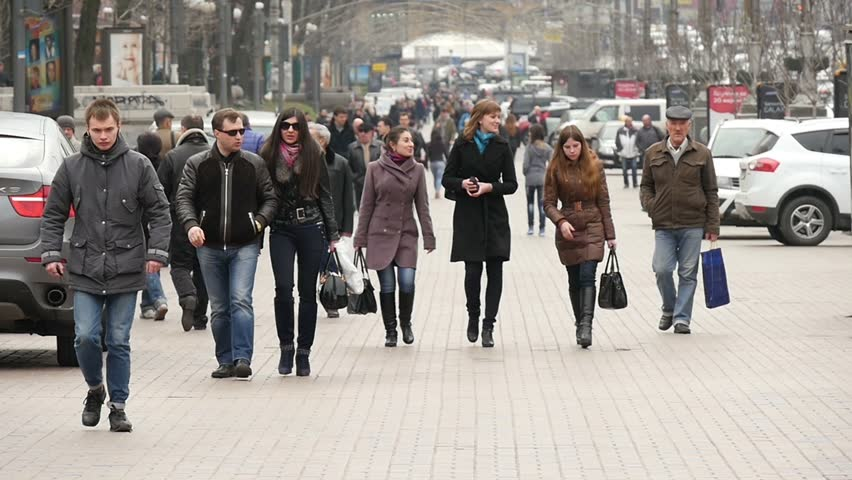
#> input picture Exercises/vscode/W09/data/people01.jpg, 852 x 480 px
$ jupyter execute --allow-errors 03-hog.ipynb
#> lines starting #> are read from the running program, lines starting #| are printed output that depends on the picture
[cell 1]
import requests
from IPython.core.display import HTML

# Gradient image features: Histogram of Oriented Gradients (HoG) introduction
This exercise is about the extraction of gradient features from images. It offers an introduction and application of HoG features on a sample image.
The HOG features will be used in the exercises next week for classification.

<article class="message">
    <div class="message-body">
        <strong>List of individual tasks</strong>
        <ul style="list-style: none;">
            <li>
            <a href="#descriptor">Task 1: Calculate the HOG descriptor</a>
            </li>
            <li>
            <a href="#test">Task 2: Visualizing and understanding the HOG de…</a>
            </li>
            <li>
            <a href="#compare_images">Task 3: Comparing Hog Features</a>
            </li>
            <li>
            <a href="#interpretation">Task 4: Interpretation/ Understanding questions</a>
            </li>
        </ul>
    </div>
</article>

The cell below loads a sample image.

[cell 2]
## load input image
import matplotlib.pyplot as plt
import numpy as np
from skimage.feature import hog
from skimage import data, exposure


fn =  "./data/people01.jpg"
image = plt.imread(fn)
#> image is the input picture: shape (480, 852, 3); mean R, G, B 152.3, 146.7, 141.6
print(image.shape)
#| (480, 852, 3)

#> (the rest of this cell did not finish here and is left out)

In the following section:
- you are introduced to the [HOG descriptor](https://en.wikipedia.org/wiki/Histogram_of_oriented_gradients)

- shown how to calculate a HoG featues for an image including a visualization of the HoG descriptor.

## Overview of Histogram of Oriented Gradients (HOG) Algorithm
The Histogram of Oriented Gradients (HOG) is a feature descriptor used in computer vision to detect objects.
The function [skimage.feature.hog](https://scikit-image.org/docs/stable/api/skimage.feature.html<elem-2>.feature.hog)
 computes
the HOG features. It also returns the feature descriptor vector (`fd`
), in which its
size is equal to the number of: Bins $\times$ Block Columns
$\times$ Block Rows $\times$ Cells in the Block.
The process involves the following stages:
**1. Preprocessing / Smoothing:**

Initially, the image undergoes a global intensity normalization — a procedure that diminishes the effects of lighting. A common technique involves gamma (power-law) compression, which can be achieved by calculating the square root or logarithm of each color channel. This stage helps in reducing the impact of local shadowing and highlights variations since the image texture strength is generally related to the local surface illumination.
**2. Calculation of Image Gradients:**

This stage focuses on computing image gradients. The standard procedure is to either convert the image to grayscale or use the most prominent color channel.
**Info**
This step was implemented by us in the first part of the exercise.


**3. Creation of Cells and Calculation of normalized Histograms:**

The objective here is to create an encoding of local gradients. This involves partitioning the image window into smaller spatial cells. Each cell creates a histogram of image gradient orientations and performs various steps to normalize intensities and histograms.
**4. Compilation of Feature Vector:**

The HOG feature is constructed by concatenating the histograms for each cell into one final HOG feature descriptor (vector).

---
**Task 1 (easy): Calculate the HOG descriptor👩‍💻**
1. Run the cell below to calculate and plot the HOG descriptor.

---

[cell 3]
# load new image
image1 = data.astronaut()[:270,100:320]
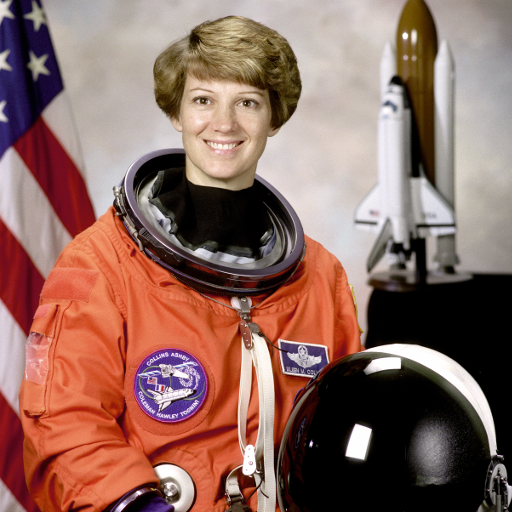
#> input picture skimage.data.astronaut(), 512 x 512 px
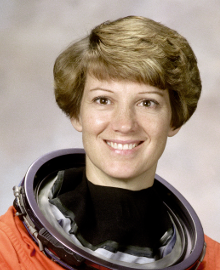
#> image1: shape (270, 220, 3); mean R, G, B 148.5, 130.6, 117.9
print(image1.shape)
#| (270, 220, 3)

feature_vector=True,
bins = 8
pixels_per_cell = 16
cells_per_block = 4

(fd1, hog_feat1) = hog(
    image1,
    orientations=bins,
    pixels_per_cell=(pixels_per_cell, pixels_per_cell),
    cells_per_block=(cells_per_block, cells_per_block),
    block_norm="L2",
    visualize=True,
    feature_vector=True,
    channel_axis=-1
)
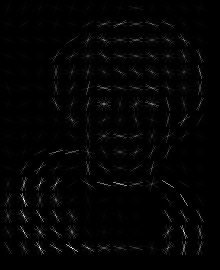
#> hog_feat1: shape (270, 220) float64; min 0, max 68.85, mean 1.1; drawn with min black and max white
#> fd1 = 16640 values, max 0.717 at index 14860, min 0 at index 12411, mean 0.0553
hog_feat1 = hog_feat1.astype("uint8")
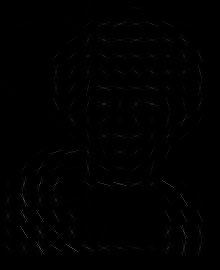
#> hog_feat1: shape (270, 220); min 0, max 68, mean 0.9


# after implementation of the HoG function, run the following plot
#> (the rest of this cell did not finish here and is left out)

---
**Task 2 (easy): Visualizing and understanding the HOG descriptor👩‍💻**
Change the parameters of the HOG descriptor and visualize how the feature descriptor changes.
1. Change the parameters for the HOG descriptor:

- the number of bins (number of directions)
- the number of pixels per cell
- the number of cells per block

and visually observe how the dimensionality and the features change.
2. The following cell loads an image of a cat. Use the HOG descriptor on this image.

---

[cell 4]
from skimage import data, exposure
from skimage.feature import hog
import matplotlib.pyplot as plt

# Load a new image (cat image)
image2 = data.cat()[:270, :440:2]
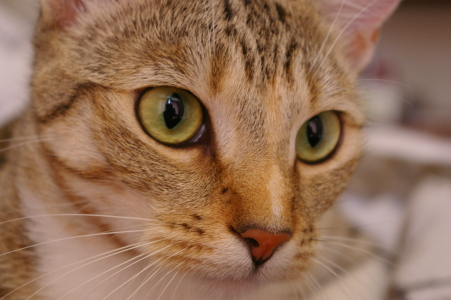
#> input picture skimage.data.cat(), 451 x 300 px
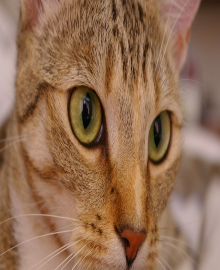
#> image2: shape (270, 220, 3); mean R, G, B 146.3, 109.6, 83.4
print("Image 2 shape:", image2.shape)
#| Image 2 shape: (270, 220, 3)

# Define parameters for the HOG descriptor
# Experiment with these parameters to observe how they affect the HOG output
bins = 9  # Number of bins for orientation histogram
pixels_per_cell = 8  # Size (in pixels) of each cell
cells_per_block = 3  # Number of cells in each block

# Compute the HOG descriptor and the HOG image
(fd2, hog_feat2) = hog(
    image2,
    orientations=bins,
    pixels_per_cell=(pixels_per_cell, pixels_per_cell),
    cells_per_block=(cells_per_block, cells_per_block),
    block_norm="L2",
    visualize=True,
    feature_vector=True,
    channel_axis=-1
)
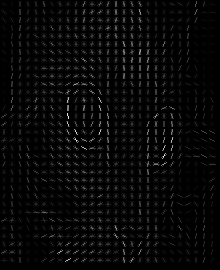
#> hog_feat2: shape (270, 220) float64; min 0, max 62.8, mean 2; drawn with min black and max white
hog_feat2 = hog_feat2.astype("uint8")

# Plotting the original and HOG image
#> (the rest of this cell did not finish here and is left out)

## Task 2 reflection

The effects of the HOG paramters:

* The bins control the number of directions we have in out histogram. Just up or down or north, north east, east etc.

* Pixels per cell control the size of each sub part of the image where we sum up the directions, such as 8x8 or 16x16.
* Cells per block  "Then, groups of adjacent cells are combined into blocks (e.g., 16x16 pixels) to compute a normalized histogram of gradients.
Each block contains multiple cells, and the gradients of these cells are normalized to make the features invariant to changes in lighting and contrast.
"Each pixel in the image contributes to multiple blocks.
The gradients of a particular region are represented multiple times in overlapping blocks."
.doesn't seem to affect the HOG initially. But it it used later for the normalization and object detection. To detect a human of a certain size we might need blocks of similar size.

---
**Task 3 (easy): Comparing Hog Features👩‍💻**
This task will compare two HoG features of different images.
1. For different settings visually compare the hog features
2. Calculate the normalized (use `np.linalg.norm`
 to normalize vectors) scalar product between the two feature vectors `fd1`
 and `fd2`
.     - What is the scalar product between two feature vectors? (compare it to the value of 1 )
    - Repeat the calculation for multiple HoG filter settings, notice a difference?

**Hint**
Set `feature_vector`
=True in `hog`

3. Based on the cosine similarity (normalized inner product), explain how HoG features can be used to classify different images of cat/humans.

---

[cell 5]
# Resize fd2 to match the shape of fd1 or vice versa
min_length = min(len(fd1), len(fd2))
#> min_length = 16640
fd1_resized = fd1[:min_length]
#> fd1_resized has the same summary as fd1
fd2_resized = fd2[:min_length]
#> fd2_resized = 16640 values, max 0.748 at index 3970, min 0 at index 22, mean 0.077

# Normalize the resized feature vectors
fd1_normalized = fd1_resized / np.linalg.norm(fd1_resized)
#> fd1_normalized = 16640 values, max 0.0629 at index 14860, min 0 at index 12411, mean 0.00485
fd2_normalized = fd2_resized / np.linalg.norm(fd2_resized)
#> fd2_normalized = 16640 values, max 0.0522 at index 3970, min 0 at index 22, mean 0.00537

# Calculate cosine similarity (scalar product) between the two normalized feature vectors
similarity = np.dot(fd1_normalized, fd2_normalized)
#> similarity = 0.435
print(f'Cosine similarity between resized fd1 and fd2: {similarity:.3f}')
#| Cosine similarity between resized fd1 and fd2: 0.435
#| Image shape for ./data/people01.jpg: (480, 852, 3)
#> `fd, hog_image = hog( image, orientations=bins, pixels_per_cell=(pixels..`:
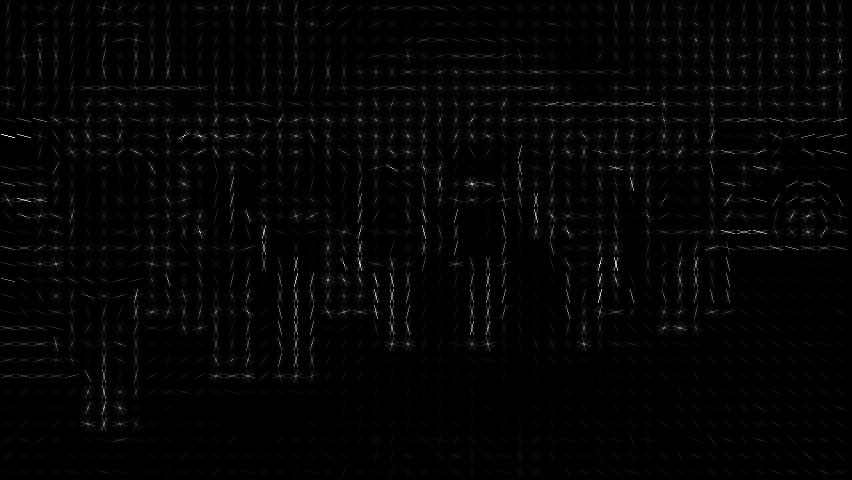
#> hog_image: shape (480, 852) float64; min 0, max 62.49, mean 1.1; drawn with min black and max white

## Answer task 3

The closer to one the inner product between fd1 and fd2 is, the more similar the two images are in terms of shapes created by color changes.
If they are very close to one we might have two images displaying similar shapes or objects.

---
**Task 4 (medium): Interpretation/ Understanding questions💡**
Select several images from the dataset (`peopleXY.jpg`
) and visually compare the HOG features of people and non-people images.
1. How could HoG features be used to classify different objects in a larger image with multiple people?

2. Explain how the HOG features use local information to create an understanding of the content of the full image?

The code in the cell below visualizes the HoG features:

---

[cell 6]
import numpy as np
from skimage import exposure, io
from skimage.feature import hog
import matplotlib.pyplot as plt

# Paths to images
fn_person1 = "./data/people01.jpg"
fn_person2 = "./data/people02.jpg"
fn_nonperson = "./data/sunflowers.jpg"
images = [fn_person1, fn_person2, fn_nonperson]

# HOG parameters
bins = 8
pixels_per_cell = 16
cells_per_block = 4

# Store feature descriptors
feature_descriptors = []

# Compute HOG features for each image
#> (the rest of this cell did not finish here and is left out)

$ run again, with Exercises/vscode/W09/data/people03.jpg copied over Exercises/vscode/W09/data/people01.jpg
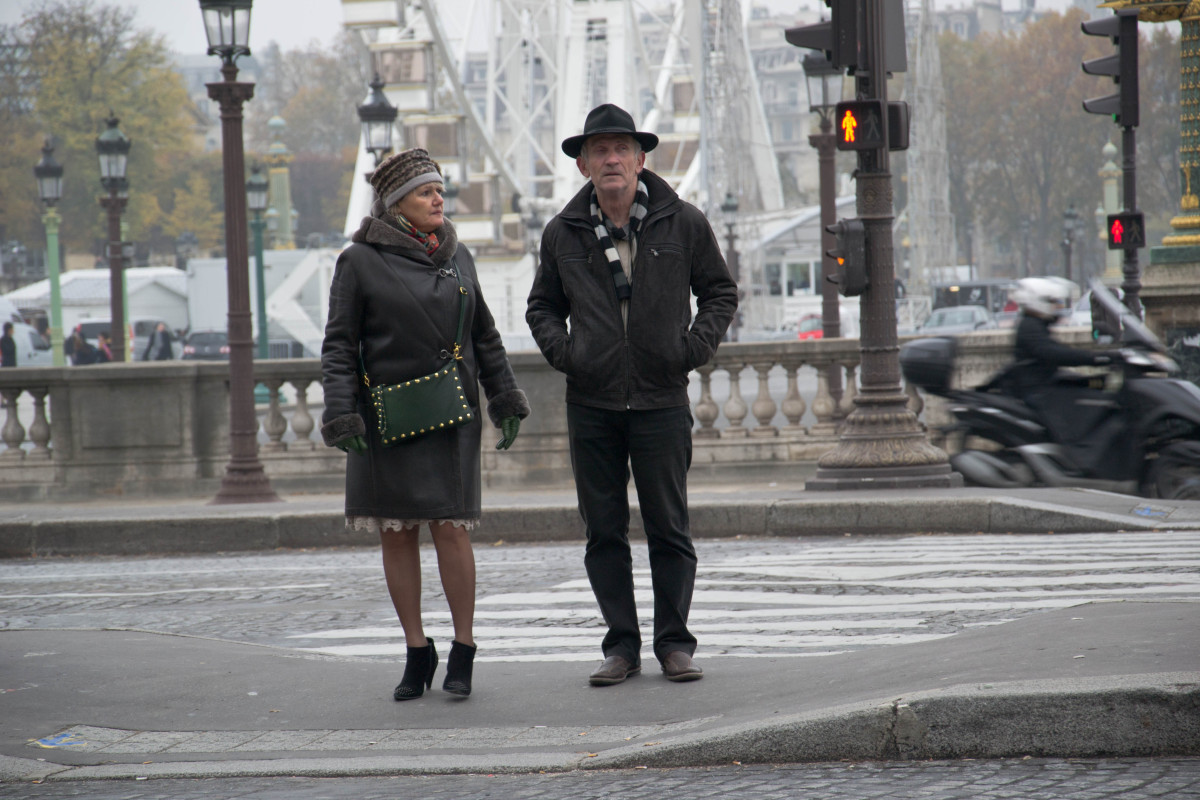
#> input picture Exercises/vscode/W09/data/people03.jpg, 1200 x 800 px
#> image is the input picture: shape (800, 1200, 3); mean R, G, B 122, 121.5, 121.2
#| (800, 1200, 3)
#| (270, 220, 3)
#> fd1 = 16640 values, max 0.717 at index 14860, min 0 at index 12411, mean 0.0553
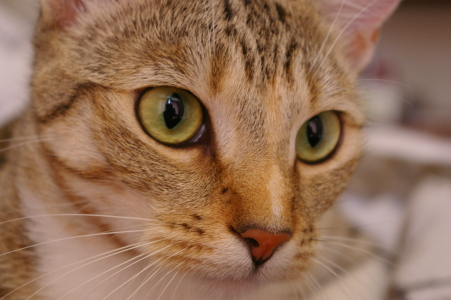
#> input picture skimage.data.cat(), 451 x 300 px
#| Image 2 shape: (270, 220, 3)
#> min_length = 16640
#> fd1_resized has the same summary as fd1
#> fd2_resized = 16640 values, max 0.748 at index 3970, min 0 at index 22, mean 0.077
#> fd1_normalized = 16640 values, max 0.0629 at index 14860, min 0 at index 12411, mean 0.00485
#> fd2_normalized = 16640 values, max 0.0522 at index 3970, min 0 at index 22, mean 0.00537
#> similarity = 0.435
#| Cosine similarity between resized fd1 and fd2: 0.435
#| Image shape for ./data/people01.jpg: (800, 1200, 3)
#> `fd, hog_image = hog( image, orientations=bins, pixels_per_cell=(pixels..`:
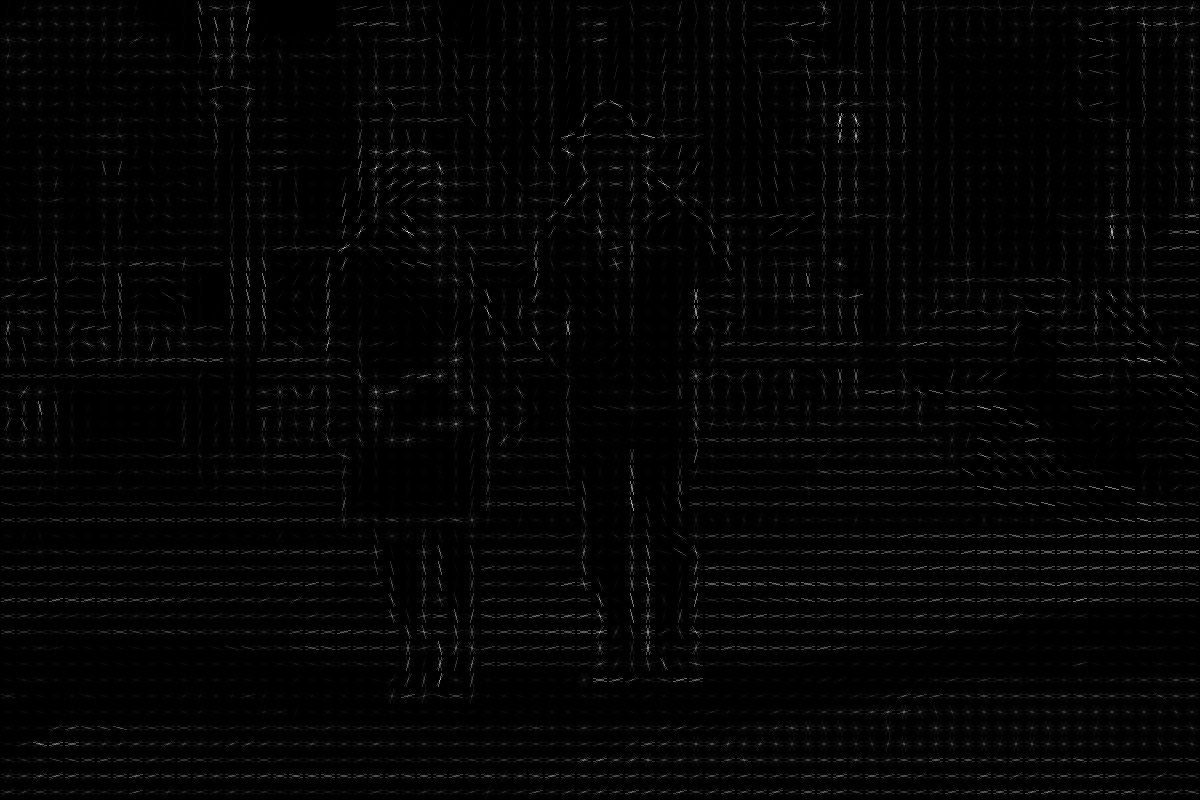
#> hog_image: shape (800, 1200) float64; min 0, max 45.44, mean 0.8; drawn with min black and max white

$ run again, with Exercises/vscode/W09/data/people04.jpg copied over Exercises/vscode/W09/data/people01.jpg
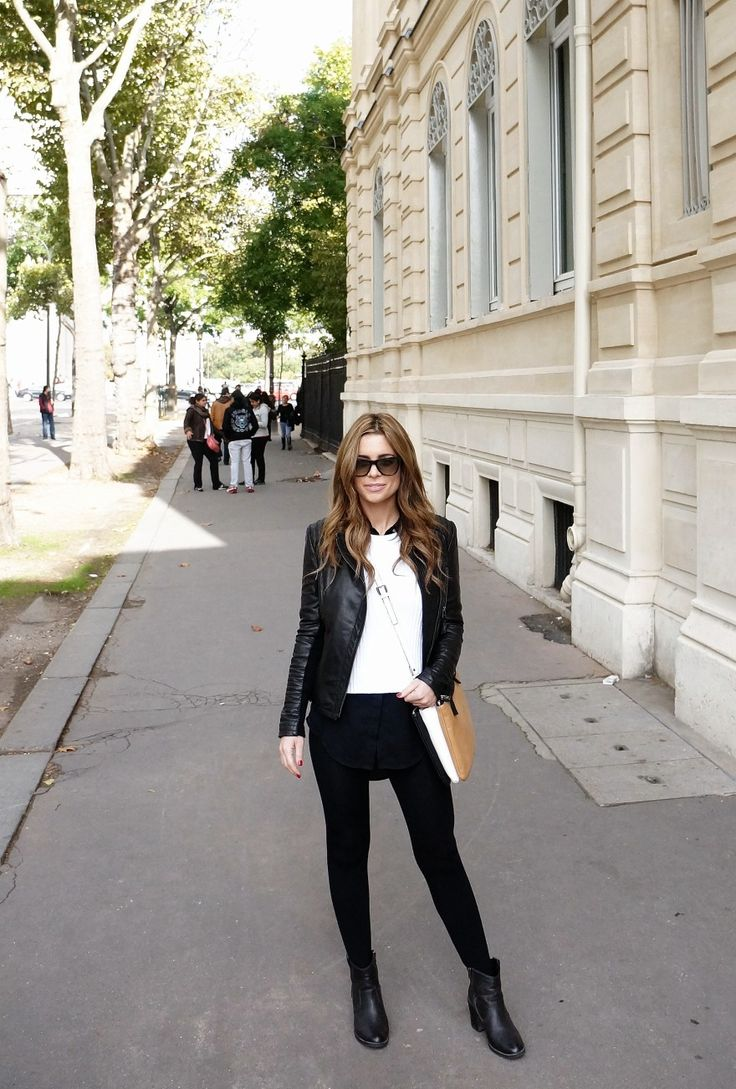
#> input picture Exercises/vscode/W09/data/people04.jpg, 736 x 1089 px
#> image is the input picture: shape (1089, 736, 3); mean R, G, B 159.6, 154.6, 144.8
#| (1089, 736, 3)
#| (270, 220, 3)
#> fd1 = 16640 values, max 0.717 at index 14860, min 0 at index 12411, mean 0.0553
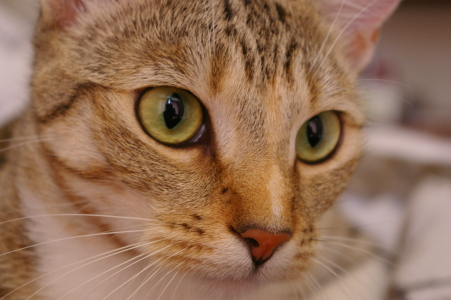
#> input picture skimage.data.cat(), 451 x 300 px
#| Image 2 shape: (270, 220, 3)
#> min_length = 16640
#> fd1_resized has the same summary as fd1
#> fd2_resized = 16640 values, max 0.748 at index 3970, min 0 at index 22, mean 0.077
#> fd1_normalized = 16640 values, max 0.0629 at index 14860, min 0 at index 12411, mean 0.00485
#> fd2_normalized = 16640 values, max 0.0522 at index 3970, min 0 at index 22, mean 0.00537
#> similarity = 0.435
#| Cosine similarity between resized fd1 and fd2: 0.435
#| Image shape for ./data/people01.jpg: (1089, 736, 3)
#> `fd, hog_image = hog( image, orientations=bins, pixels_per_cell=(pixels..`:
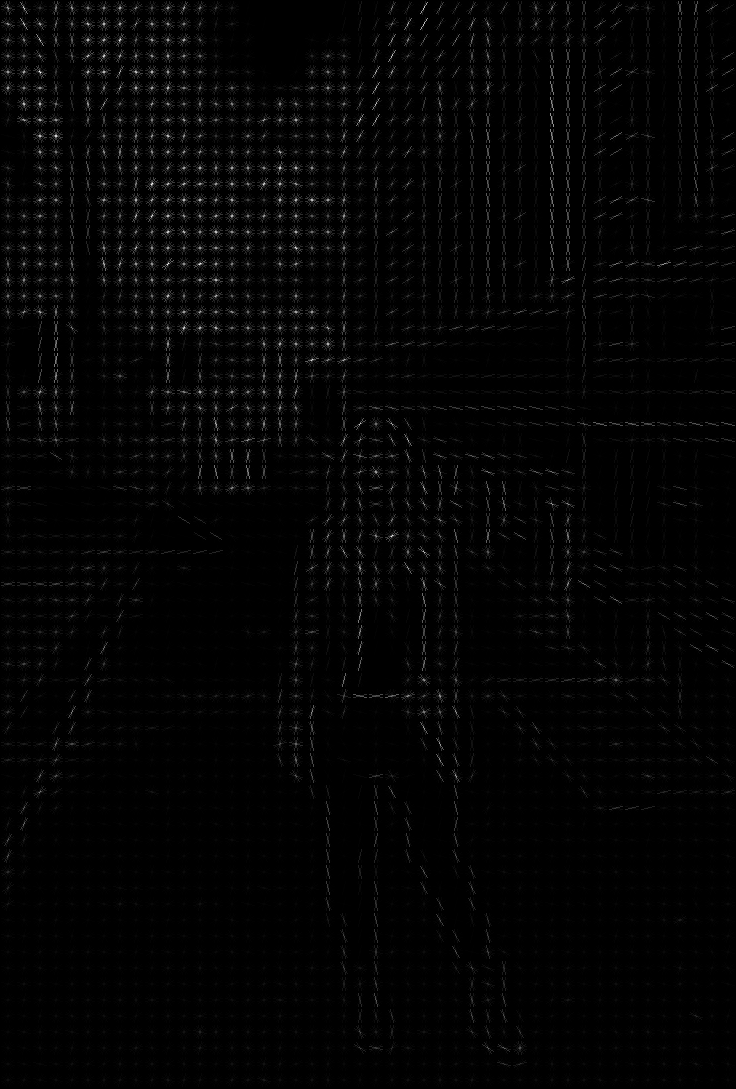
#> hog_image: shape (1089, 736) float64; min 0, max 60.88, mean 1; drawn with min black and max white
